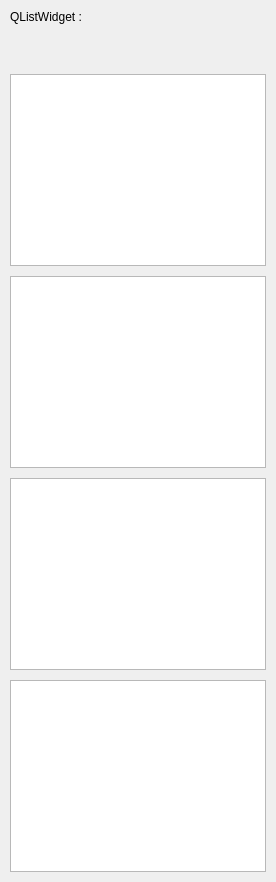
              <widget class="QFrame" name="fr_lw">
               <layout class="QVBoxLayout" name="vlay_lw">
                <property name="spacing">
                 <number>10</number>
                </property>
                <property name="leftMargin">
                 <number>10</number>
                </property>
                <property name="topMargin">
                 <number>10</number>
                </property>
                <property name="rightMargin">
                 <number>10</number>
                </property>
                <property name="bottomMargin">
                 <number>10</number>
                </property>
                <item>
                 <widget class="QLabel" name="lb_lw_demo">
                  <property name="text">
                   <string>QListWidget :</string>
                  </property>
                 </widget>
                </item>
                <item>
                 <spacer name="verticalSpacer_13">
                  <property name="orientation">
                   <enum>Qt::Vertical</enum>
                  </property>
                  <property name="sizeType">
                   <enum>QSizePolicy::Fixed</enum>
                  </property>
                  <property name="sizeHint" stdset="0">
                   <size>
                    <width>20</width>
                    <height>40</height>
                   </size>
                  </property>
                 </spacer>
                </item>
                <item>
                 <widget class="QListView" name="lv_demo_th"/>
                </item>
                <item>
                 <widget class="QListWidget" name="lw_demo_th"/>
                </item>
                <item>
                 <widget class="QListView" name="lv_demo_tr"/>
                </item>
                <item>
                 <widget class="QListWidget" name="lw_demo_tr"/>
                </item>
               </layout>
              </widget>
